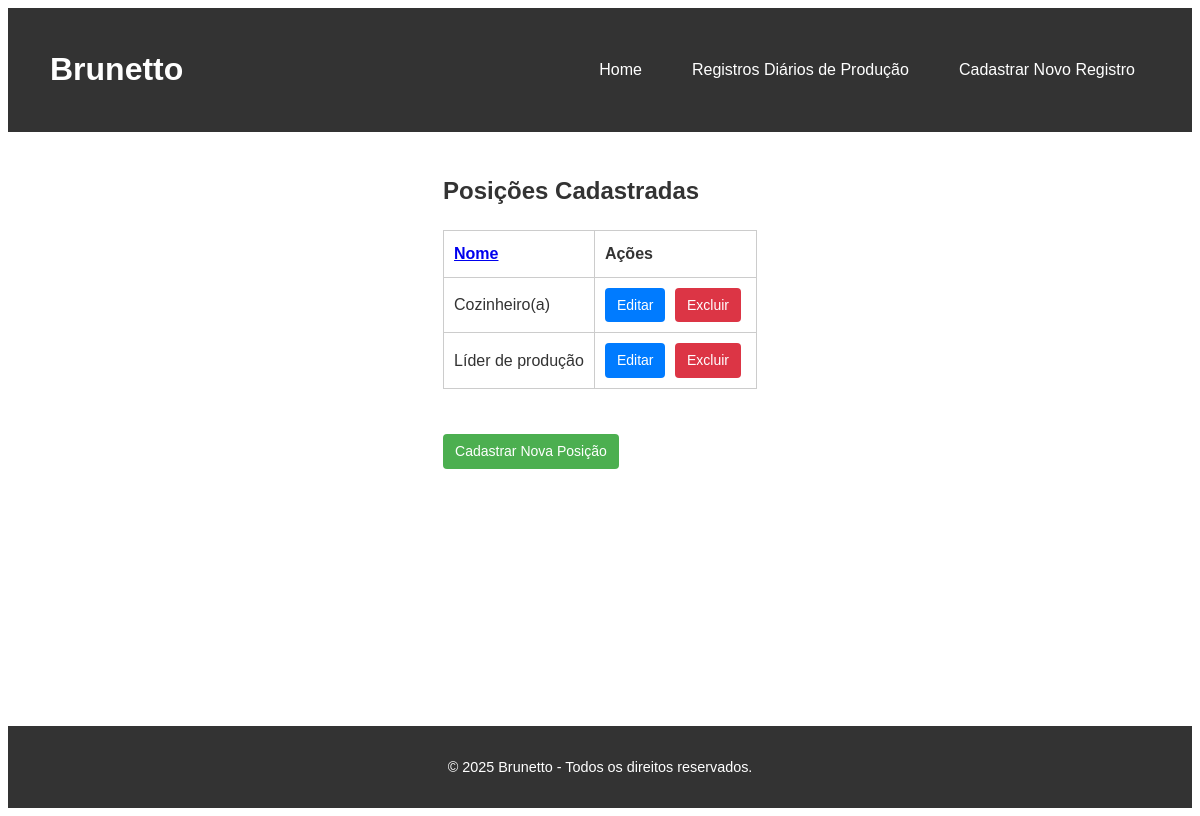
Before: /positions with the older database file.
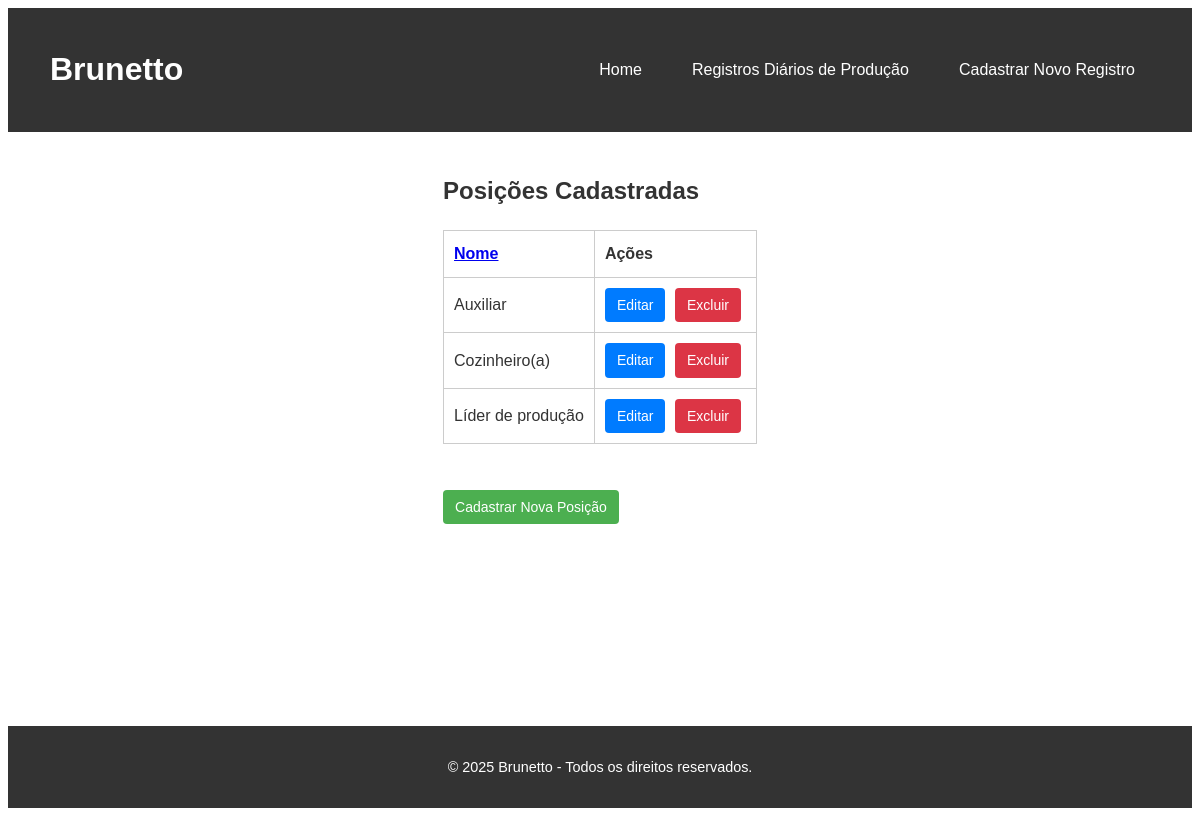
After: the same page with the newer database file.
### brunetto/models.py (models this page shows, shortened)
class BaseModel(models.Model):
    created_at = models.DateTimeField(default=timezone.now)
    updated_at = models.DateTimeField(auto_now=True)
    class Meta:
        abstract = True

class Position(BaseModel):
    name = models.CharField(max_length=100)

### brunetto/views.py (the view)
# urls.py: path('positions', views.read_positions, name='read_positions'),
def read_positions(request):
    order_by = request.GET.get('order_by', 'name')
    if order_by.startswith('-'):
        new_order_by = order_by[1:]
    else:
        new_order_by = f'-{order_by}'
    positions = Position.objects.all().order_by(order_by)
    return render(request, 'read_positions.html', {
        'positions': positions,
        'current_order': order_by,
        'new_order': new_order_by
    })

### brunetto/templates/read_positions.html (shortened to what this page needs)
{% extends 'base.html' %}
{% block content %}
<h2>Posições Cadastradas</h2>
<table class="table">
    <thead>
        <tr>
            <th><a href="?order_by={% if current_order == 'name' %}{{ new_order }}{% else %}name{% endif %}">Nome</a></th>
            <th>Ações</th>
        </tr>
    </thead>
    <tbody>
        {% for position in positions %}
        <tr>
            <td>{{ position.name }}</td>
            <td>
                <a href="{% url 'update_position' position.pk %}" class="button-link">Editar</a>
                <a href="{% url 'delete_position' position.pk %}" class="button-link button-link-danger" onclick="return confirm('Tem certeza?')">Excluir</a>
            </td>
        </tr>
        {% endfor %}
    </tbody>
</table>
<br>
<a href="{% url 'create_position' %}" class="btn btn-custom">Cadastrar Nova Posição</a>
{% endblock %}

Changed rows visible on the page:
added Position: name "Auxiliar"
